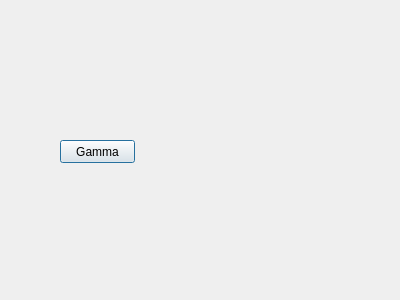
<?xml version="1.0" encoding="UTF-8"?>
<ui version="4.0">
 <class>MappingDialog</class>
 <widget class="QDialog" name="MappingDialog">
  <property name="geometry">
   <rect>
    <x>0</x>
    <y>0</y>
    <width>400</width>
    <height>300</height>
   </rect>
  </property>
  <property name="windowTitle">
   <string>Dialog</string>
  </property>
  <widget class="QPushButton" name="pBtn_Gamma_Apply">
   <property name="geometry">
    <rect>
     <x>60</x>
     <y>140</y>
     <width>75</width>
     <height>23</height>
    </rect>
   </property>
   <property name="text">
    <string>Gamma</string>
   </property>
  </widget>
 </widget>
 <resources/>
 <connections/>
</ui>
